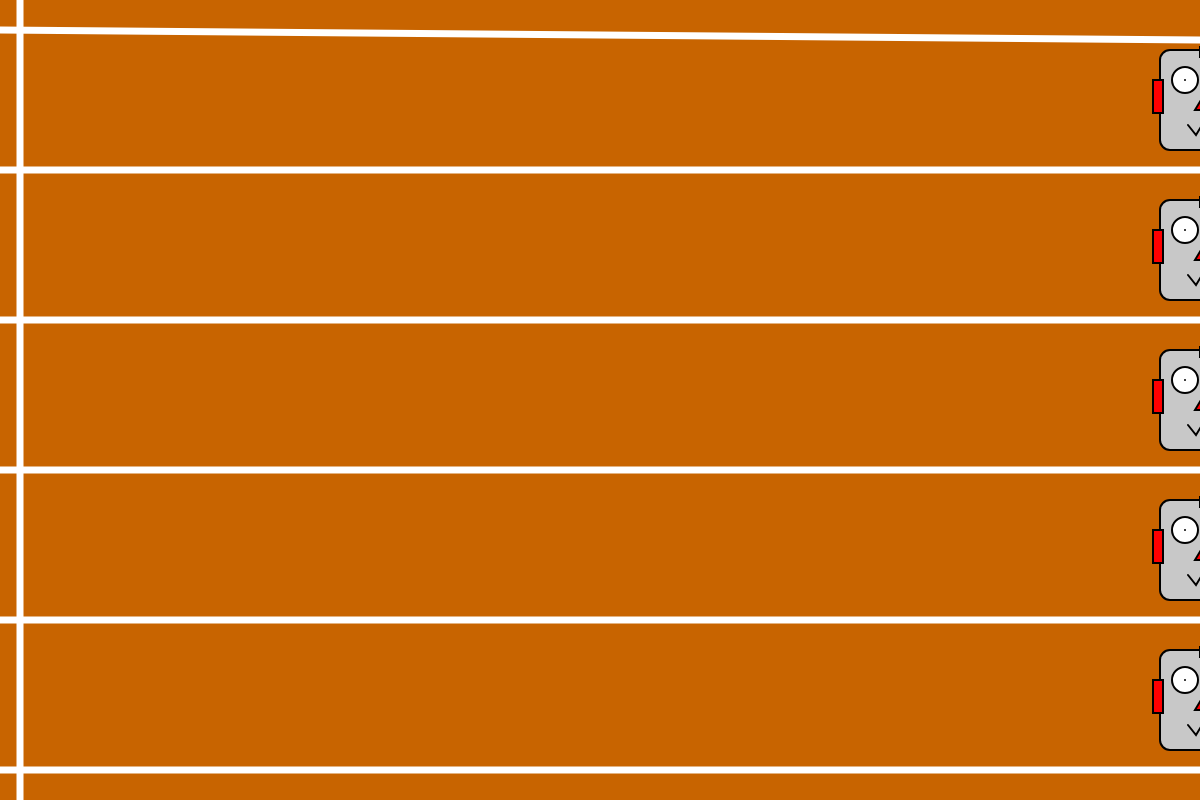
Frame 1 (no input)
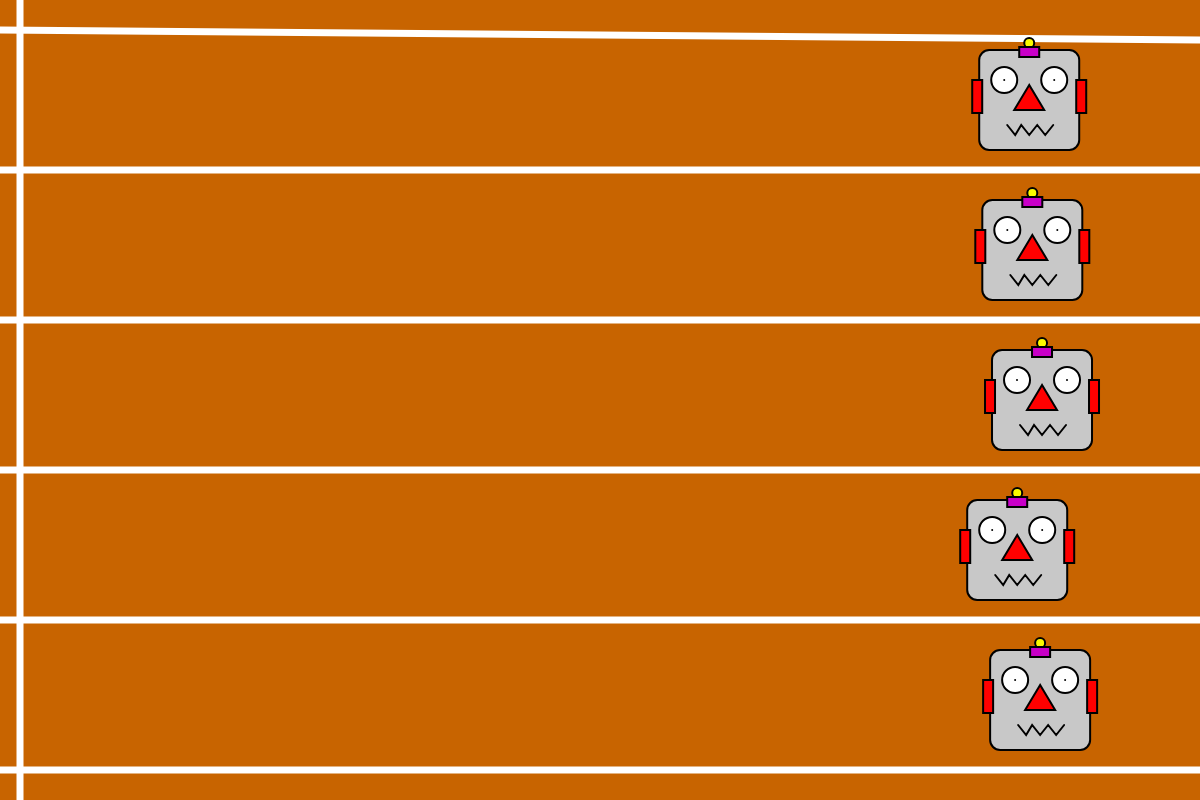
Frame 60 (no input)
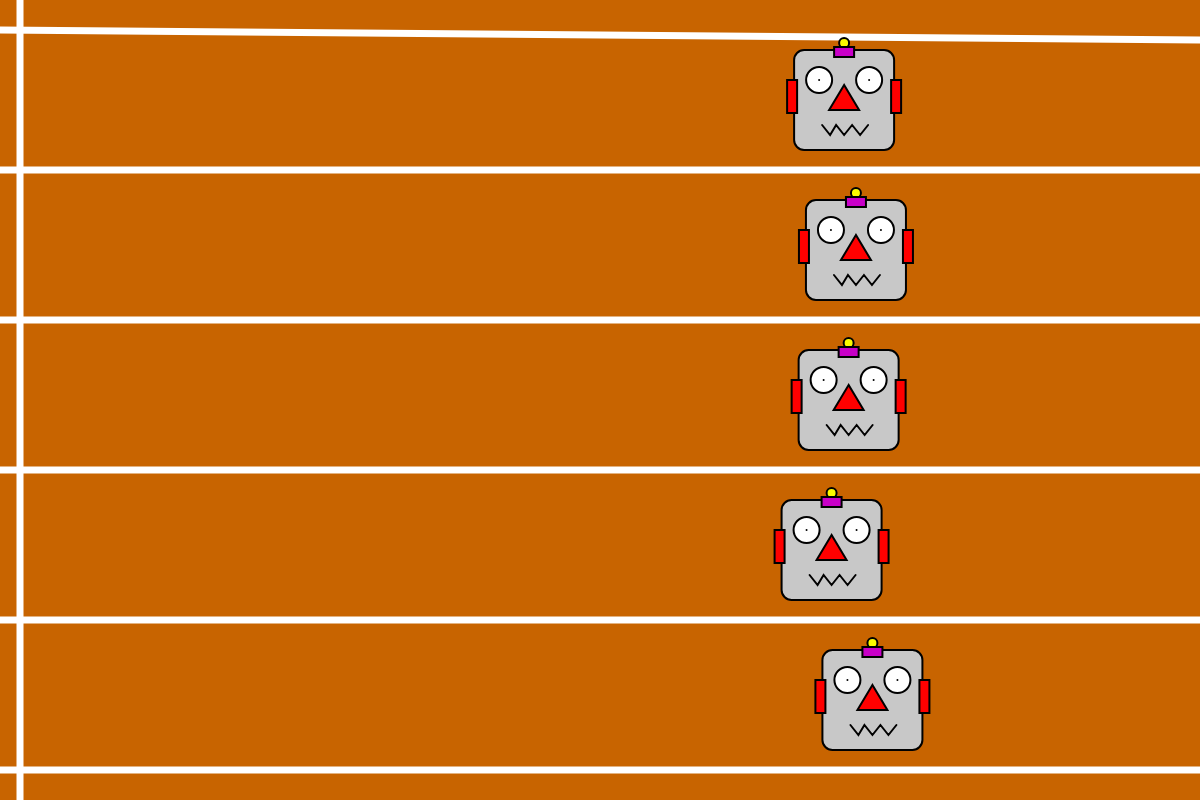
Frame 120 (the mouse pressed at the canvas centre since frame 60)

The p5.js sketch that drew these frames (run headless with seeded random() and noise() and a simulated clock; from frame 60 on, the mouse is pressed at the canvas centre):

// p5.js sketch
// ── sketch.js
/*
Hack It: Robot Olympics

* Make each robot move down the track by increasing its x coordinate each frame. You will want to add some randomness to this so each robot races at a different speed. 
* Check which robot has won the race and display a message saying which robot won. Remember the lanes will are labelled 1-5 not 0-4. 
* Some other things to try out when you've done the basics: 
    * Switch the  robots.X and  robots.Y arrays to a single array of objects. 
    * Change the look of each robot.  
    * [HARD] Make the robots run the other way, or down the screen not across. 
    * [V HARD] make the race distance longer without increasing the size of the canvas. 
    * [V HARD] add "on your marks.", "Get set" and "go" before the start of the race. 
*/

var finishLineX = 1180;
var robots = [
	{
		X:1160,
		Y:50
	},

	{
		X:1160,
		Y:200
	},

	{
		X:1160,
		Y:350
	},

	{
		X:1160,
		Y:500
	},

	{
		X:1160,
		Y:650
	}
]
// var  robots.X = [40, 40, 40, 40, 40];
// var  robots.Y = [50, 200, 350, 500, 650];
var number = 0;
//let state imply the station of the game,0 means running,1 means game over.
var state = 0;

function setup()
{
	createCanvas(1200, 800);

}

function draw()
{

	background(200, 100, 0);


	//draw the finish line and first line marker
	strokeWeight(7);
	stroke(255);
	// line(finishLineX, 0, finishLineX, height);
	line(1200 - finishLineX, 0, 1200 - finishLineX, height);
	line(0, robots[0].Y - 20, 1200, robots[0].Y - 10);

	for (var i = 0; i <  robots.length; i++)
	{
		//draw the robots
		strokeWeight(2);
		stroke(0);

		//robot head
		fill(200);
		rect( robots[i].X ,  robots[i].Y, 100, 100, 10);

		//ears
		fill(255, 0, 0);

		rect(  robots[i].X  - 7,   robots[i].Y + 30, 10, 33);
		rect(  robots[i].X  + 97,   robots[i].Y + 30, 10, 33);

		//robots' antennas
		fill(250, 250, 0);
		ellipse(  robots[i].X  + 50,   robots[i].Y - 7, 10, 10);

		fill(200, 0, 200);
		rect(  robots[i].X  + 40,   robots[i].Y - 3, 20, 10);

		//eyes
		fill(255);
		ellipse(  robots[i].X  + 25,   robots[i].Y + 30, 26, 26);
		point(  robots[i].X  + 25,   robots[i].Y + 30);
		ellipse(  robots[i].X  + 75,   robots[i].Y + 30, 26, 26);
		point(  robots[i].X  + 75,   robots[i].Y + 30);


		//robots' noses
		fill(255, 0, 0);
		triangle(  robots[i].X + 50,   robots[i].Y + 35,   robots[i].X + 35,   robots[i].Y + 60,   robots[i].X + 65,   robots[i].Y + 60);

		//robot 1 mouth
		noFill();
		beginShape();
		vertex(  robots[i].X + 28,   robots[i].Y + 75);
		vertex(  robots[i].X + 36,   robots[i].Y + 85);
		vertex(  robots[i].X + 42,   robots[i].Y + 75);
		vertex(  robots[i].X + 50,   robots[i].Y + 85);
		vertex(  robots[i].X + 58,   robots[i].Y + 75);
		vertex(  robots[i].X + 66,   robots[i].Y + 85);
		vertex(  robots[i].X + 74,   robots[i].Y + 75);
		endShape();

		//draw the lower line marker for this lane
		strokeWeight(7);
		stroke(255);
		line(0, robots[i].Y + 120, width, robots[i].Y + 120);

		//TODO: update the robots x location 
		  robots[i].X -= random(1, 5);

		//TODO Check if the robot has won and display message!   
		if (  robots[i].X <= 20)
		{
			fill(255);
			textSize(50);
			// stroke(255);
			strokeWeight(1);
			number = i + 1;
			text("Robot in lane" + " " + number + " " + "has won the race!", 200 , height/2);
			// pause();
			state = 1;
		}
		if (state == 1 && i == 4)
		{
			pause();
		}
	}

}
